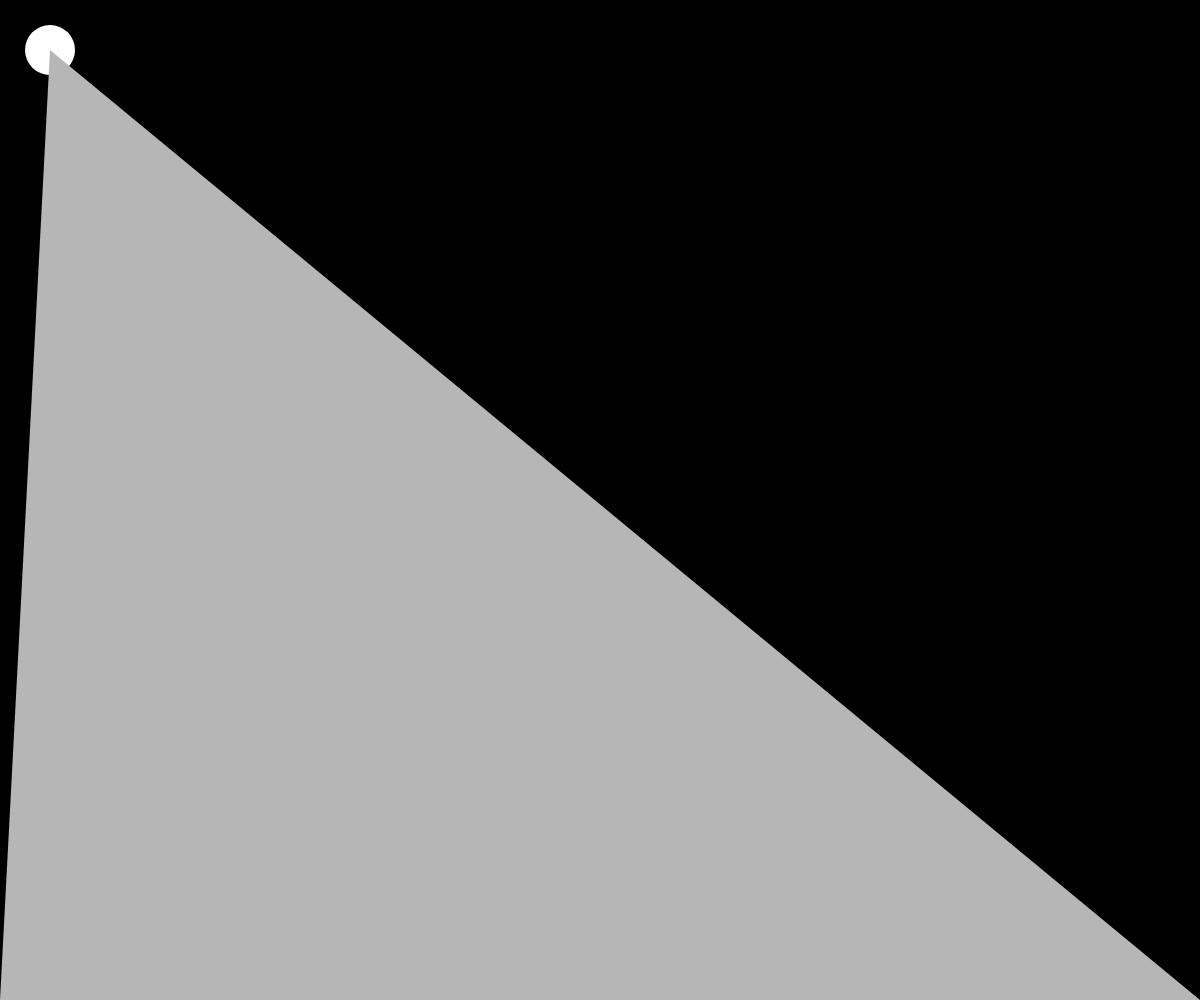
Frame 1 (no input)
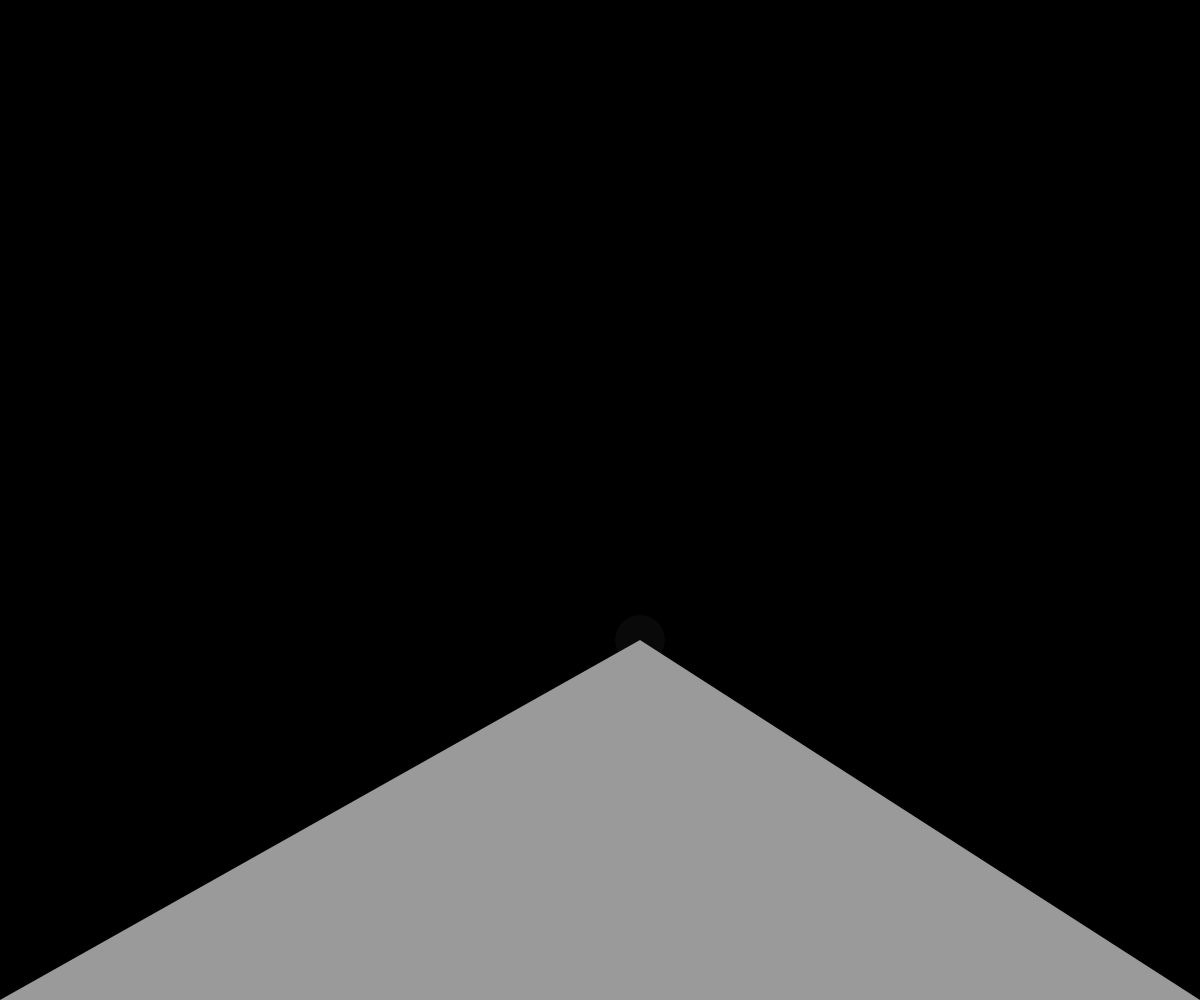
Frame 60 (no input)
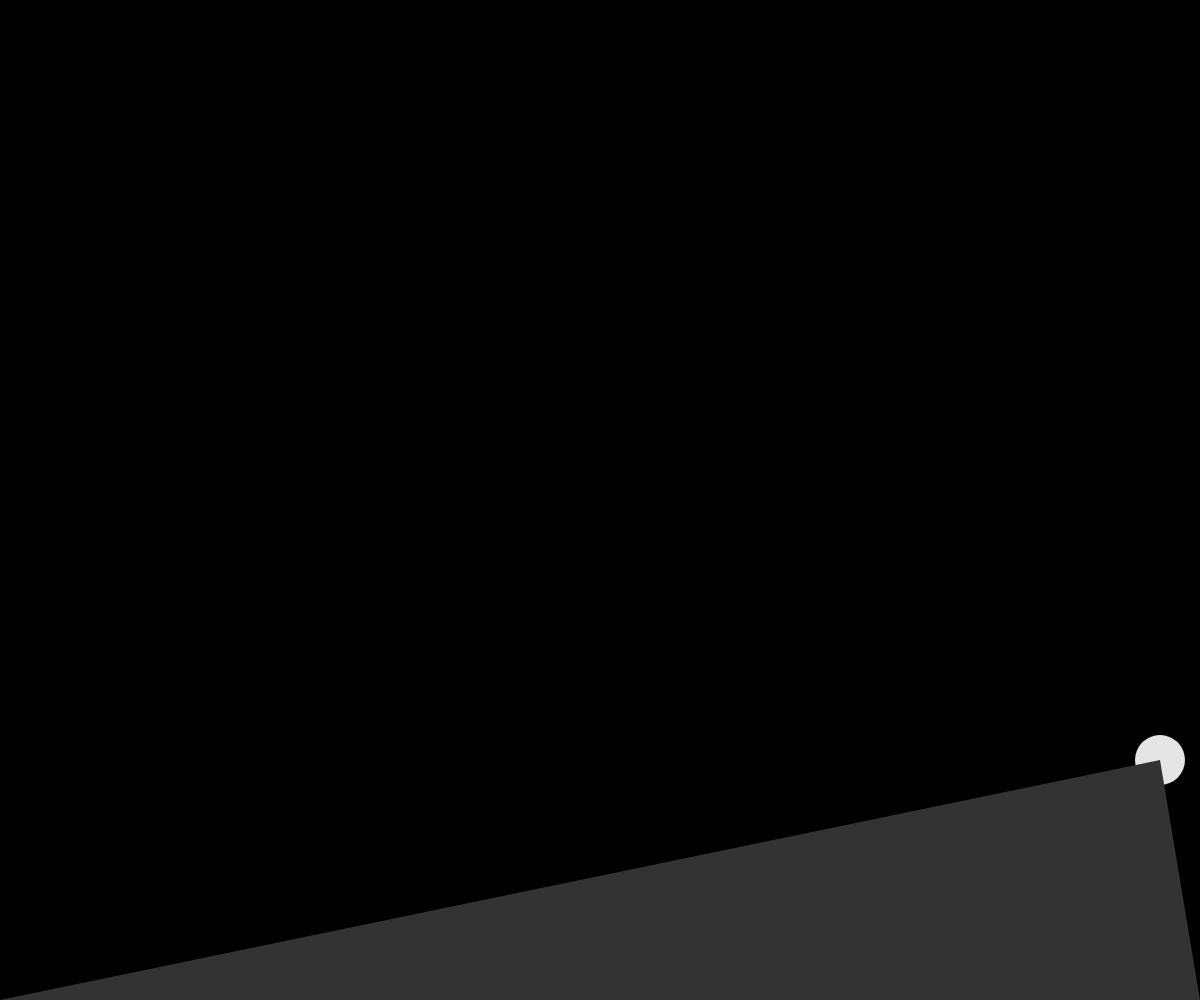
Frame 120 (the mouse pressed at the canvas centre since frame 60)

The p5.js sketch that drew these frames (run headless with seeded random() and noise() and a simulated clock; from frame 60 on, the mouse is pressed at the canvas centre):

// p5.js sketch
// ── sketch.js
var xpos =50;
var ypos =50;
var xdir =10;
var ydir =10;

function setup() { 
  createCanvas(windowWidth, windowHeight);
} 

function draw() { 
  background('black');
	noStroke();
	ellipse(xpos, ypos, 50, 50);
	fill(random(255));
	triangle(0, windowHeight, xpos, ypos, windowWidth, windowHeight);
	xpos = xpos + xdir;
	ypos = ypos + ydir;
	if (xpos>= windowWidth || xpos<= 25){
		xdir = xdir * -1;
	}
	if (ypos>= windowHeight || ypos<= 25){
		ydir = ydir * -1;
	}
	
	
	
}
